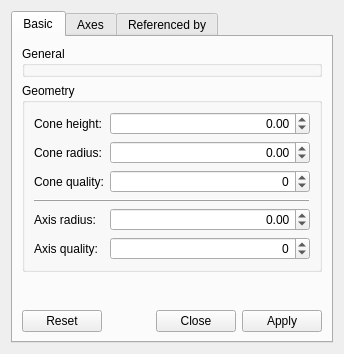
<?xml version="1.0" encoding="UTF-8"?>
<ui version="4.0">
 <class>SpecAxesSetupDesigner</class>
 <widget class="QWidget" name="SpecAxesSetupDesigner">
  <property name="geometry">
   <rect>
    <x>0</x>
    <y>0</y>
    <width>344</width>
    <height>354</height>
   </rect>
  </property>
  <property name="windowTitle">
   <string>XYZ axes setup designer</string>
  </property>
  <property name="toolTip">
   <string/>
  </property>
  <layout class="QVBoxLayout" name="_2">
   <item>
    <widget class="QTabWidget" name="tabWidget">
     <property name="currentIndex">
      <number>0</number>
     </property>
     <widget class="QWidget" name="basicTab">
      <attribute name="title">
       <string>Basic</string>
      </attribute>
      <layout class="QVBoxLayout" name="verticalLayout_2">
       <item>
        <widget class="QGroupBox" name="generalGB">
         <property name="sizePolicy">
          <sizepolicy hsizetype="Preferred" vsizetype="Preferred">
           <horstretch>0</horstretch>
           <verstretch>0</verstretch>
          </sizepolicy>
         </property>
         <property name="title">
          <string>General</string>
         </property>
        </widget>
       </item>
       <item>
        <widget class="QGroupBox" name="groupBox">
         <property name="title">
          <string>Geometry</string>
         </property>
         <layout class="QGridLayout" name="_3">
          <item row="4" column="0">
           <widget class="QLabel" name="label">
            <property name="text">
             <string>Axis radius:</string>
            </property>
           </widget>
          </item>
          <item row="4" column="1">
           <widget class="QQuantitySpinBox" name="axisradiusSB">
            <property name="sizePolicy">
             <sizepolicy hsizetype="Expanding" vsizetype="Fixed">
              <horstretch>0</horstretch>
              <verstretch>0</verstretch>
             </sizepolicy>
            </property>
            <property name="alignment">
             <set>Qt::AlignRight|Qt::AlignTrailing|Qt::AlignVCenter</set>
            </property>
            <property name="minimum">
             <double>-100000.000000000000000</double>
            </property>
            <property name="maximum">
             <double>100000.000000000000000</double>
            </property>
           </widget>
          </item>
          <item row="5" column="0">
           <widget class="QLabel" name="label_4">
            <property name="text">
             <string>Axis quality:</string>
            </property>
           </widget>
          </item>
          <item row="5" column="1">
           <widget class="QSpinBox" name="cylindertesselationSB">
            <property name="alignment">
             <set>Qt::AlignRight|Qt::AlignTrailing|Qt::AlignVCenter</set>
            </property>
            <property name="minimum">
             <number>-100000</number>
            </property>
            <property name="maximum">
             <number>100000</number>
            </property>
           </widget>
          </item>
          <item row="0" column="0">
           <widget class="QLabel" name="label_3">
            <property name="text">
             <string>Cone height:</string>
            </property>
           </widget>
          </item>
          <item row="0" column="1">
           <widget class="QQuantitySpinBox" name="coneheightSB">
            <property name="alignment">
             <set>Qt::AlignRight|Qt::AlignTrailing|Qt::AlignVCenter</set>
            </property>
            <property name="minimum">
             <double>-100000.000000000000000</double>
            </property>
            <property name="maximum">
             <double>100000.000000000000000</double>
            </property>
           </widget>
          </item>
          <item row="1" column="0">
           <widget class="QLabel" name="label_2">
            <property name="text">
             <string>Cone radius:</string>
            </property>
           </widget>
          </item>
          <item row="1" column="1">
           <widget class="QQuantitySpinBox" name="coneradiusSB">
            <property name="alignment">
             <set>Qt::AlignRight|Qt::AlignTrailing|Qt::AlignVCenter</set>
            </property>
            <property name="minimum">
             <double>-100000.000000000000000</double>
            </property>
            <property name="maximum">
             <double>100000.000000000000000</double>
            </property>
           </widget>
          </item>
          <item row="2" column="0">
           <widget class="QLabel" name="label_5">
            <property name="text">
             <string>Cone quality:</string>
            </property>
           </widget>
          </item>
          <item row="2" column="1">
           <widget class="QSpinBox" name="conetesselationSB">
            <property name="alignment">
             <set>Qt::AlignRight|Qt::AlignTrailing|Qt::AlignVCenter</set>
            </property>
            <property name="minimum">
             <number>-100000</number>
            </property>
            <property name="maximum">
             <number>100000</number>
            </property>
           </widget>
          </item>
          <item row="3" column="0" colspan="2">
           <widget class="QFrame" name="frame_2">
            <property name="frameShape">
             <enum>QFrame::HLine</enum>
            </property>
            <property name="frameShadow">
             <enum>QFrame::Raised</enum>
            </property>
           </widget>
          </item>
         </layout>
        </widget>
       </item>
       <item>
        <spacer name="verticalSpacer">
         <property name="orientation">
          <enum>Qt::Vertical</enum>
         </property>
         <property name="sizeHint" stdset="0">
          <size>
           <width>20</width>
           <height>40</height>
          </size>
         </property>
        </spacer>
       </item>
       <item>
        <widget class="QDialogButtonBox" name="buttonBox1">
         <property name="toolTip">
          <string/>
         </property>
         <property name="orientation">
          <enum>Qt::Horizontal</enum>
         </property>
         <property name="standardButtons">
          <set>QDialogButtonBox::Apply|QDialogButtonBox::Close|QDialogButtonBox::Reset</set>
         </property>
        </widget>
       </item>
      </layout>
     </widget>
     <widget class="QWidget" name="axesTab">
      <attribute name="title">
       <string>Axes</string>
      </attribute>
      <layout class="QVBoxLayout" name="_4">
       <item>
        <layout class="QGridLayout" name="gridLayout">
         <item row="0" column="1">
          <widget class="QLabel" name="label_6">
           <property name="text">
            <string>Cone</string>
           </property>
           <property name="alignment">
            <set>Qt::AlignCenter</set>
           </property>
          </widget>
         </item>
         <item row="0" column="2">
          <widget class="QLabel" name="label_7">
           <property name="text">
            <string>Axis +</string>
           </property>
           <property name="alignment">
            <set>Qt::AlignCenter</set>
           </property>
          </widget>
         </item>
         <item row="1" column="0">
          <widget class="QLabel" name="label_9">
           <property name="sizePolicy">
            <sizepolicy hsizetype="Minimum" vsizetype="Preferred">
             <horstretch>0</horstretch>
             <verstretch>0</verstretch>
            </sizepolicy>
           </property>
           <property name="text">
            <string>X:</string>
           </property>
          </widget>
         </item>
         <item row="2" column="0">
          <widget class="QLabel" name="label_10">
           <property name="sizePolicy">
            <sizepolicy hsizetype="Minimum" vsizetype="Preferred">
             <horstretch>0</horstretch>
             <verstretch>0</verstretch>
            </sizepolicy>
           </property>
           <property name="text">
            <string>Y:</string>
           </property>
          </widget>
         </item>
         <item row="3" column="0">
          <widget class="QLabel" name="label_11">
           <property name="sizePolicy">
            <sizepolicy hsizetype="Minimum" vsizetype="Preferred">
             <horstretch>0</horstretch>
             <verstretch>0</verstretch>
            </sizepolicy>
           </property>
           <property name="text">
            <string>Z:</string>
           </property>
          </widget>
         </item>
         <item row="5" column="0">
          <widget class="QLabel" name="label_12">
           <property name="text">
            <string>X:</string>
           </property>
          </widget>
         </item>
         <item row="5" column="2">
          <widget class="QQuantitySpinBox" name="magXSB">
           <property name="alignment">
            <set>Qt::AlignRight|Qt::AlignTrailing|Qt::AlignVCenter</set>
           </property>
          </widget>
         </item>
         <item row="6" column="0">
          <widget class="QLabel" name="label_13">
           <property name="text">
            <string>Y:</string>
           </property>
          </widget>
         </item>
         <item row="6" column="2">
          <widget class="QQuantitySpinBox" name="magYSB">
           <property name="alignment">
            <set>Qt::AlignRight|Qt::AlignTrailing|Qt::AlignVCenter</set>
           </property>
          </widget>
         </item>
         <item row="7" column="0">
          <widget class="QLabel" name="label_14">
           <property name="text">
            <string>Z:</string>
           </property>
          </widget>
         </item>
         <item row="7" column="2">
          <widget class="QQuantitySpinBox" name="magZSB">
           <property name="alignment">
            <set>Qt::AlignRight|Qt::AlignTrailing|Qt::AlignVCenter</set>
           </property>
          </widget>
         </item>
         <item row="4" column="0" colspan="4">
          <widget class="QFrame" name="frame">
           <property name="frameShape">
            <enum>QFrame::HLine</enum>
           </property>
           <property name="frameShadow">
            <enum>QFrame::Raised</enum>
           </property>
          </widget>
         </item>
         <item row="1" column="2">
          <widget class="QColorPushButton" name="pxcolorTB">
           <property name="sizePolicy">
            <sizepolicy hsizetype="Expanding" vsizetype="Fixed">
             <horstretch>0</horstretch>
             <verstretch>0</verstretch>
            </sizepolicy>
           </property>
           <property name="toolTip">
            <string comment="pes"/>
           </property>
           <property name="statusTip">
            <string comment="kocka"/>
           </property>
           <property name="whatsThis">
            <string comment="kun"/>
           </property>
           <property name="styleSheet">
            <string notr="true">QPushButton {
	border: 1px solid #101010;
	border-radius: 0px;
}</string>
           </property>
          </widget>
         </item>
         <item row="1" column="1">
          <widget class="QColorPushButton" name="conexcolorTB">
           <property name="sizePolicy">
            <sizepolicy hsizetype="Expanding" vsizetype="Fixed">
             <horstretch>0</horstretch>
             <verstretch>0</verstretch>
            </sizepolicy>
           </property>
           <property name="styleSheet">
            <string notr="true">QPushButton {
	border: 1px solid #101010;
	border-radius: 0px;
}</string>
           </property>
          </widget>
         </item>
         <item row="2" column="2">
          <widget class="QColorPushButton" name="pycolorTB">
           <property name="styleSheet">
            <string notr="true">QPushButton {
	border: 1px solid #101010;
	border-radius: 0px;
}</string>
           </property>
          </widget>
         </item>
         <item row="2" column="1">
          <widget class="QColorPushButton" name="coneycolorTB">
           <property name="styleSheet">
            <string notr="true">QPushButton {
	border: 1px solid #101010;
	border-radius: 0px;
}</string>
           </property>
          </widget>
         </item>
         <item row="3" column="2">
          <widget class="QColorPushButton" name="pzcolorTB">
           <property name="sizePolicy">
            <sizepolicy hsizetype="Expanding" vsizetype="Fixed">
             <horstretch>0</horstretch>
             <verstretch>0</verstretch>
            </sizepolicy>
           </property>
           <property name="styleSheet">
            <string notr="true">QPushButton {
	border: 1px solid #101010;
	border-radius: 0px;
}</string>
           </property>
          </widget>
         </item>
         <item row="3" column="1">
          <widget class="QColorPushButton" name="conezcolorTB">
           <property name="styleSheet">
            <string notr="true">QPushButton {
	border: 1px solid #101010;
	border-radius: 0px;
}</string>
           </property>
          </widget>
         </item>
        </layout>
       </item>
       <item>
        <spacer name="verticalSpacer_2">
         <property name="orientation">
          <enum>Qt::Vertical</enum>
         </property>
         <property name="sizeHint" stdset="0">
          <size>
           <width>20</width>
           <height>40</height>
          </size>
         </property>
        </spacer>
       </item>
       <item>
        <widget class="QDialogButtonBox" name="buttonBox2">
         <property name="standardButtons">
          <set>QDialogButtonBox::Apply|QDialogButtonBox::Close|QDialogButtonBox::Reset</set>
         </property>
        </widget>
       </item>
      </layout>
     </widget>
     <widget class="QWidget" name="refByTab">
      <attribute name="title">
       <string>Referenced by</string>
      </attribute>
     </widget>
    </widget>
   </item>
  </layout>
 </widget>
 <customwidgets>
  <customwidget>
   <class>QQuantitySpinBox</class>
   <extends>QDoubleSpinBox</extends>
   <header location="global">QuantitySpinBox.hpp</header>
  </customwidget>
  <customwidget>
   <class>QColorPushButton</class>
   <extends>QPushButton</extends>
   <header location="global">ColorPushButton.hpp</header>
  </customwidget>
 </customwidgets>
 <resources/>
 <connections/>
</ui>
